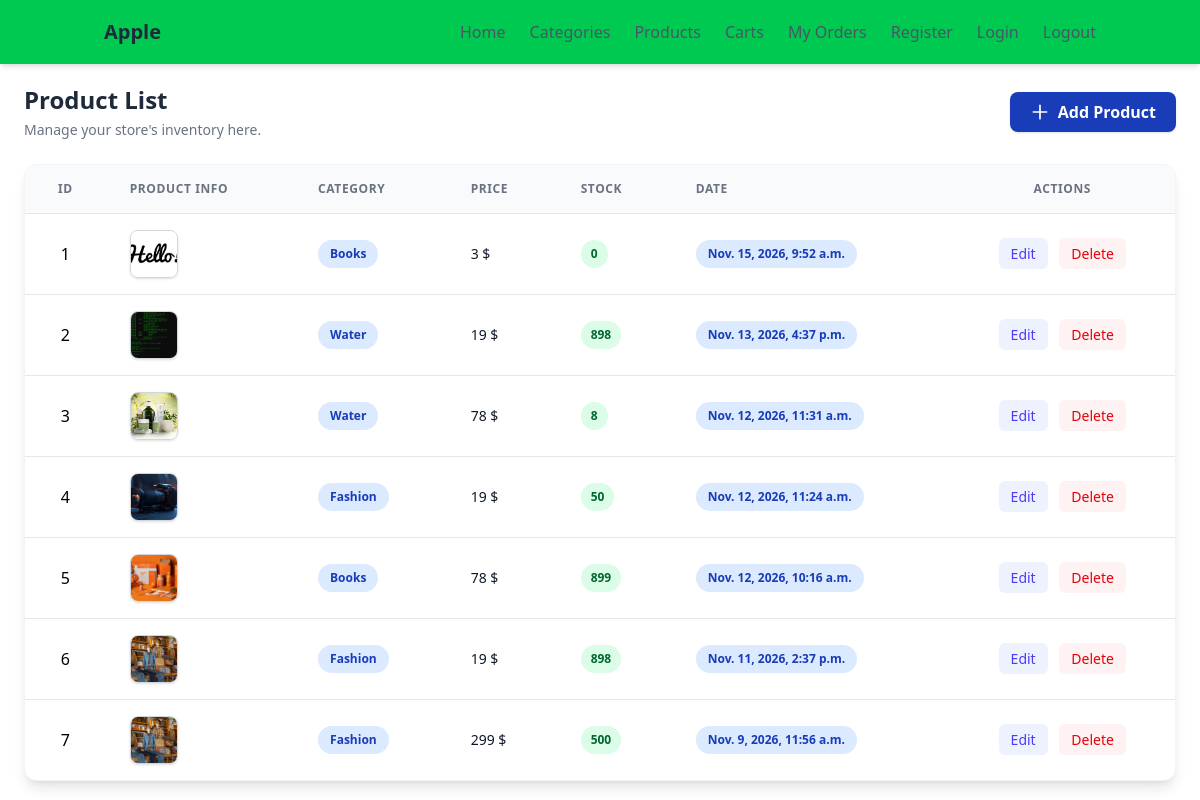
Screenshot of /products/ with the database file from the repository.
### apps/products/models.py (models this page shows, shortened)
class ProductModel(models.Model):
    title = models.CharField(max_length = 255)
    price = models.IntegerField()
    qty = models.IntegerField()
    image = models.ImageField(upload_to = "products/", null=True, blank= True)
    description = models.TextField(null=True, blank = True)
    category = models.ForeignKey(CategoryModel, on_delete=models.SET_NULL, null=True, blank = True)
    created_at = models.DateTimeField(auto_now_add=True)
    updated_at = models.DateTimeField(auto_now = True)

### apps/categories/models.py (models this page shows, shortened)
class CategoryModel(models.Model):
    class StatusChoices(models.TextChoices):
        ACTIVE = 'active', 'Active'
        INACTIVE = 'inactive', 'Inactive'
    name = models.CharField(max_length = 255)
    created_at = models.DateTimeField(auto_now_add = True)
    updated_at = models.DateTimeField(auto_now = True)
    status = models.CharField(
        max_length = 10,
        choices = StatusChoices.choices,
        default = StatusChoices.ACTIVE,
    )

### views/product_view.py (the view)
# urls.py: path('products/', product_view.product_list, name = "product_list"),
def product_list(request):
    products = ProductModel.objects.all().order_by("-created_at")
    context = {
        "products": products,
    }
    return render(request, "product_list.html", context)

### templates/product_list.html (shortened to what this page needs)
{% extends 'layouts/base.html' %}
{% block body %}
<div class="max-w-6xl mx-auto pt-5">
    <div class="flex flex-col sm:flex-row justify-between items-center mb-6 gap-4">
        <div>
            <h2 class="text-2xl font-bold text-gray-800">Product List</h2>
            <p class="text-sm text-gray-500 mt-1">Manage your store's inventory here.</p>
        </div>
        <a href="{% url 'product_create' %}"
            class="bg-blue-800 hover:bg-blue-700 text-white font-semibold py-2 px-5 rounded-lg shadow transition duration-300 flex items-center gap-2">
            <svg class="w-5 h-5" fill="none" stroke="currentColor" viewBox="0 0 24 24">
                <path stroke-linecap="round" stroke-linejoin="round" stroke-width="2" d="M12 4v16m8-8H4"></path>
            </svg>
            Add Product
        </a>
    </div>
    <div class="bg-white shadow-lg rounded-xl overflow-hidden border border-gray-100">
        <div class="overflow-x-auto">
            <table class="min-w-full leading-normal">
                <thead class="bg-gray-50 border-b border-gray-200">
                    <tr>
                        <th class="px-6 py-4 text-center text-xs font-bold text-gray-500 uppercase tracking-wider">ID
                        </th>
                        <th class="px-6 py-4 text-left text-xs font-bold text-gray-500 uppercase tracking-wider">Product
                            Info</th>
                        <th class="px-6 py-4 text-left text-xs font-bold text-gray-500 uppercase tracking-wider">
                            Category</th>
                        <th class="px-6 py-4 text-left text-xs font-bold text-gray-500 uppercase tracking-wider">Price
                        </th>
                        <th class="px-6 py-4 text-left text-xs font-bold text-gray-500 uppercase tracking-wider">Stock
                        </th>
                         <th class="px-6 py-4 text-left text-xs font-bold text-gray-500 uppercase tracking-wider">Date
                        </th>
                        <th class="px-6 py-4 text-center text-xs font-bold text-gray-500 uppercase tracking-wider">
                            Actions</th>
                    </tr>
                </thead>
                <tbody class="divide-y divide-gray-200">
                    {% for p in products %}
                    <tr class="hover:bg-gray-50 transition duration-150">
                        <td class="scope text-center">{{forloop.counter}}</td>
                        <td class="px-6 py-4 whitespace-nowrap">
                            <div class="flex items-center">
                                <div class="flex-shrink-0 h-12 w-12">
                                    {% if p.image %}
                                    <img src="{{p.image.url}}" alt="{{p.title}}"
                                        class="h-12 w-12 rounded-lg object-cover border border-gray-300 shadow-sm">
                                    {% endif %}
                                </div>
                            </div>
                        </td>
                        <td class="px-6 py-4 whitespace-nowrap">
                            <span
                                class="px-3 py-1 inline-flex text-xs leading-5 font-semibold rounded-full bg-blue-100 text-blue-800">{{p.category.name}}</span>
                        </td>
                        <td class="px-6 py-4 whitespace-nowrap text-sm text-gray-900 font-medium">{{p.price}} $</td>
                        <td class="px-6 py-4 whitespace-nowrap text-sm">
                            <span
                                class="px-2.5 py-1 inline-flex text-xs leading-5 font-semibold rounded-full bg-green-100 text-green-800">{{p.qty}}</span>
                        </td>
                         <td class="px-6 py-4 whitespace-nowrap">
                            <span
                                class="px-3 py-1 inline-flex text-xs leading-5 font-semibold rounded-full bg-blue-100 text-blue-800">{{p.created_at}}</span>
                        </td>
                        <td class="px-6 py-4 whitespace-nowrap text-center text-sm font-medium">
                            <a href="{% url 'product_edit' p.id %}"
                                class="text-indigo-600 hover:text-indigo-900 bg-indigo-50 hover:bg-indigo-100 px-3 py-1.5 rounded-md transition duration-200 mr-2">Edit</a>
                            <a href="{% url 'product_delete' p.id %}"
                                class="text-red-600 hover:text-red-900 bg-red-50 hover:bg-red-100 px-3 py-1.5 rounded-md transition duration-200">Delete</a>
                        </td>
                    </tr>
                    {% endfor %}
                </tbody>
            </table>
        </div>
    </div>
</div>
{% endblock %}

### rows the page displays
ProductModel: image (picture), category.name "Books", price "3", qty "0", created_at "Nov. 15, 2026, 9:52 a.m."
ProductModel: image (picture), category.name "Water", price "19", qty "898", created_at "Nov. 13, 2026, 4:37 p.m."
ProductModel: image (picture), category.name "Water", price "78", qty "8", created_at "Nov. 12, 2026, 11:31 a.m."
ProductModel: image (picture), category.name "Fashion", price "19", qty "50", created_at "Nov. 12, 2026, 11:24 a.m."
ProductModel: image (picture), category.name "Books", price "78", qty "899", created_at "Nov. 12, 2026, 10:16 a.m."
ProductModel: image (picture), category.name "Fashion", price "19", qty "898", created_at "Nov. 11, 2026, 2:37 p.m."
ProductModel: image (picture), category.name "Fashion", price "299", qty "500", created_at "Nov. 9, 2026, 11:56 a.m."
